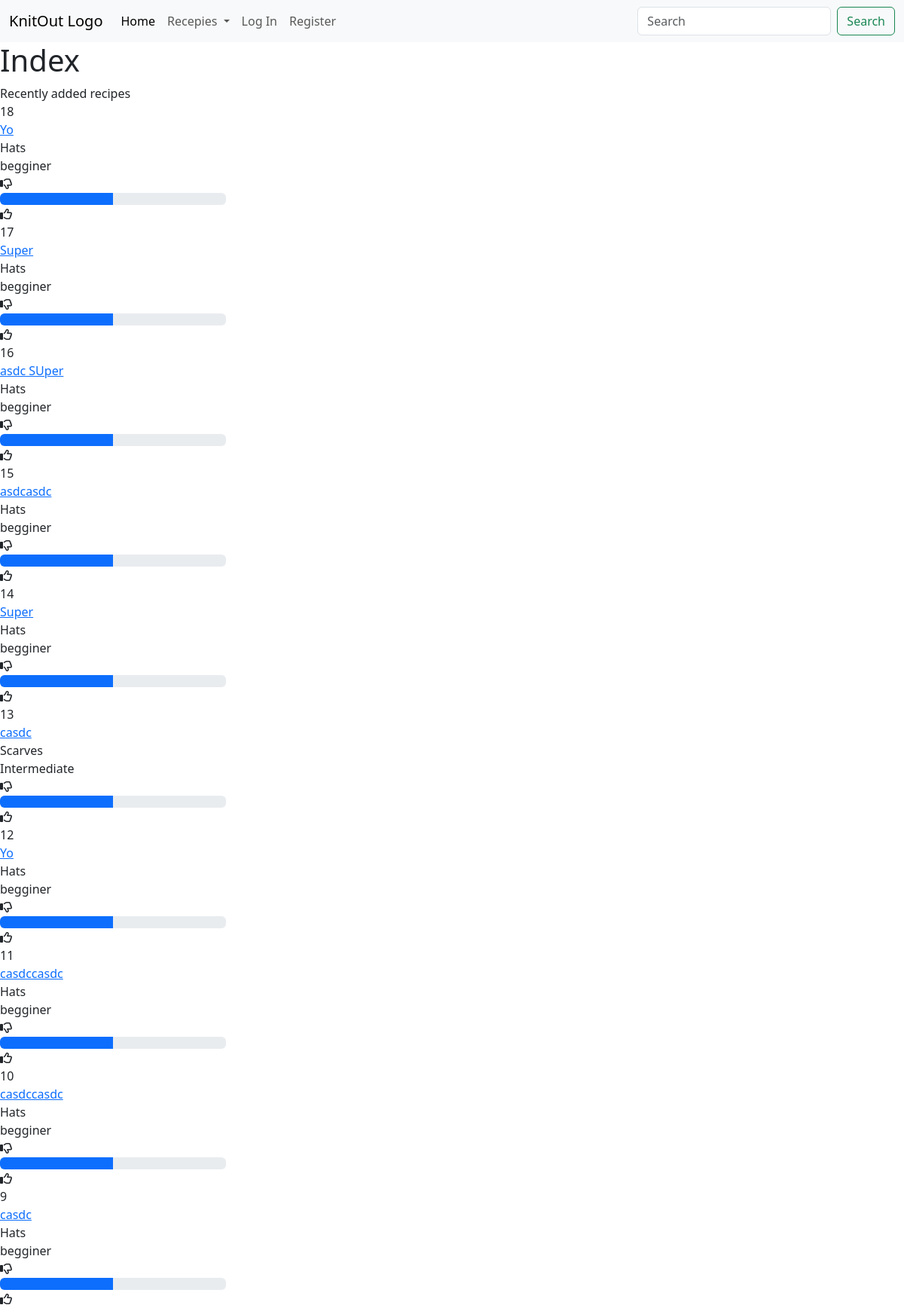
The app's page /, older data.
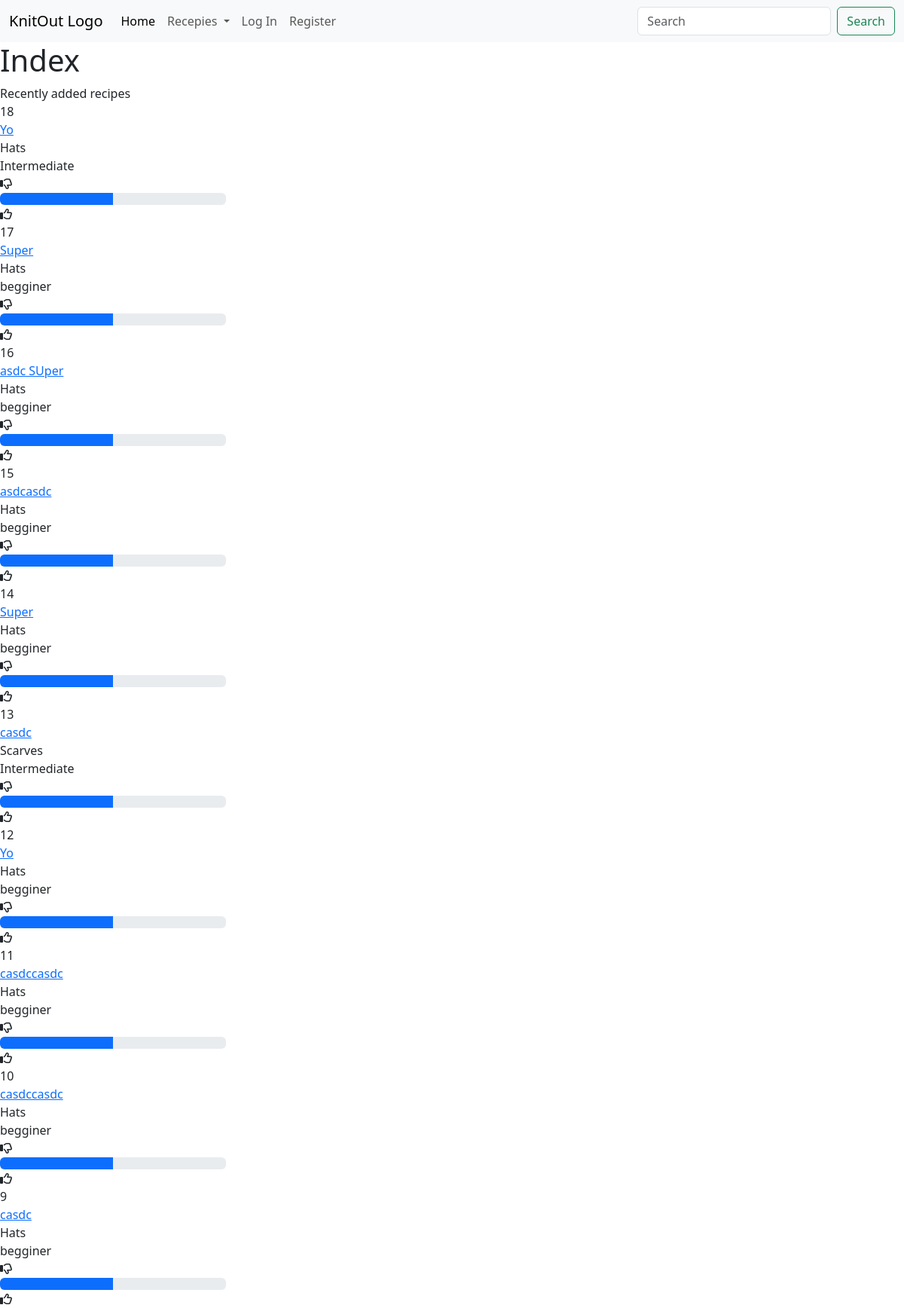
The same page, newer data.
### knitout/models.py (models this page shows, shortened)
class Recipe(models.Model):
    CATEGORIES = [
        ('', 'Choose Category'),
        ('hats', "Hats"),
        ('sweaters', 'Sweaters and Jumpers'),
        ('scarves', 'Scarves'),
        ('blankets', 'Blankets and Throws'),
        ('cardigans', 'Cardigans'),
        ('socks', 'Socks'),
        ('gloves', 'Gloves'),
        ('toys', 'Toys'),
        ('other', 'Other')
    ]
    DIFFICULTY = [
        ('', 'Choose level'),
        ('beginner', 'Beginner'),
        ('intermediate', 'Intermediate'),
        ('experienced', 'Experienced'),
        ('expert', 'Expert/Grandma')
    ]
    name = models.CharField(max_length = 48)
    category = models.CharField(max_length=64, choices=CATEGORIES)
    num_steps = models.IntegerField(default = 0)
    jarn_amount = models.FloatField(default = 0)
    date = models.DateTimeField(auto_now_add=True)
    difficulty = models.CharField(max_length=64, choices=DIFFICULTY)
    user = models.ForeignKey(User, on_delete=models.CASCADE, related_name="user")
    favorites = models.ManyToManyField(User, blank=True, related_name="favorites")
    likes = models.ManyToManyField(User, blank=True, related_name="users_likes")
    dislikes = models.ManyToManyField(User, blank=True, related_name="user_dislikes")

### knitout/views.py (the view)
# urls.py: path("", views.index, name="index"),
def index(request):
    recipes_follow = False
    if request.user.is_authenticated:
        recipes_follow = Recipe.objects.filter(favorites = request.user).order_by('-date')[:2]
    recipes_all = Recipe.objects.order_by('-date')[:10]
    return render(request, "knitout/index.html", {
        "recipes_follow": recipes_follow,
        "recipes_all": recipes_all
    })

### knitout/templates/knitout/index.html (shortened to what this page needs)
{% extends "knitout/layout.html" %}
{% block body %}
<h1>Index</h1>
<div id="index_div">
    <div id="recently_added_all">
        Recently added recipes
        {% for recipe in recipes_all %}
        <div class="recipe_preview">
            <div class="recipe_preview_id">{{ recipe.id }}</div>
            <div class="recipe_preview_name"><a href="{% url 'recipe_view' recipe.id %}">{{ recipe.name }}</a></div>
            <div class="recipe_preview_category">{{ recipe.get_category_display }}</div>
            <div class="recipe_preview_difficulty">{{ recipe.get_difficulty_display }}</div>
            <div class="recipe_preview_bar">
                <div id="recipe_down"><i class="fa-regular fa-thumbs-down"></i></div>
                <div id="recipe_bar"><div class="progress w-25" role="progressbar" aria-label="Good/Bad"
                aria-valuenow="50" aria-valuemin="0" aria-valuemax="100">
                <div class="progress-bar" style="width: 50%">
                </div></div>
                <div id="recipe_up"><i class="fa-regular fa-thumbs-up"></i></div>
            </div>
        </div>
        {% endfor %}
    </div>
</div>
{% endblock %}

Row changes from the older to the newer data that the page shows:
changed Recipe id 18: difficulty "begginer" → "Intermediate"
